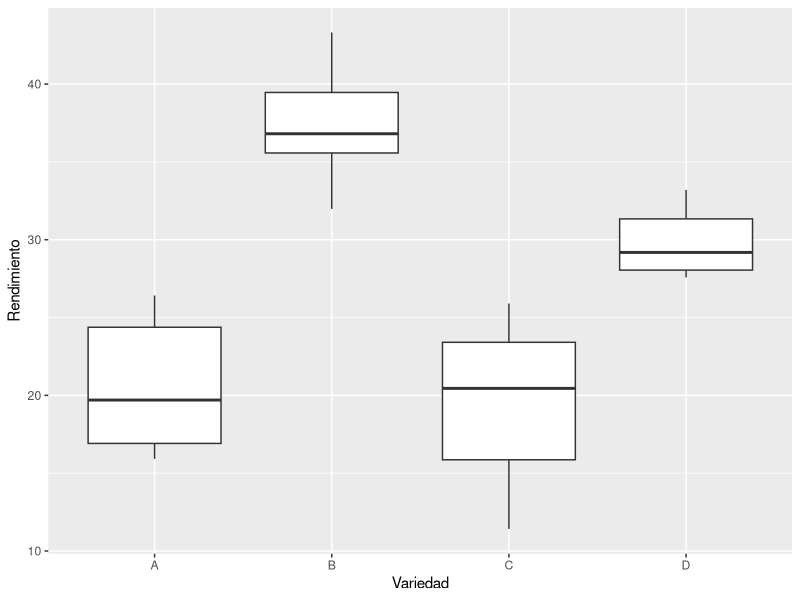
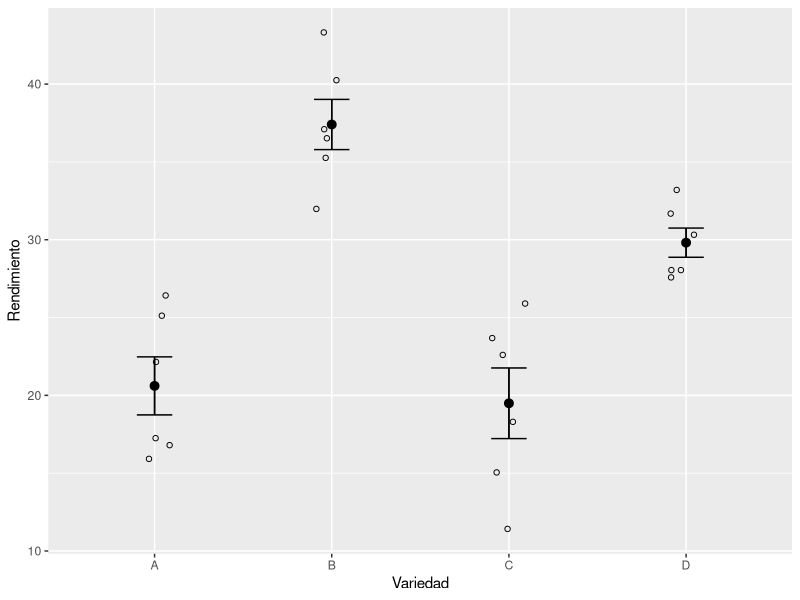

The R source for these figures, in order:
## ---- chunk 1
# Datos extraidos de Mead et al. (1993). Statistical Methods in Agriculture and Experimental Biology
melon <- read.csv2("./datos/datos_melon.csv")

melon
## ---- chunk 2
library(tidyverse)
tabla <- melon %>% 
  group_by(Variedad) %>% 
  summarise(rendimiento_promedio = mean(Rendimiento))

tabla

## ---- chunk 3
#Opcion 1
plot_1 <- ggplot(melon, aes(x=Variedad, y=Rendimiento)) +
  geom_boxplot()

plot_1

#Opcion 2
plot_2 <- ggplot(melon, aes(x = Variedad, y = Rendimiento)) +
  geom_point(cex = 1.5, pch = 1.0,position = position_jitter(w = 0.1, h = 0)) + 
  stat_summary(fun.data = 'mean_se', geom = 'errorbar', width = 0.2) +
  stat_summary(fun.data = 'mean_se', geom = 'pointrange') +
  geom_point(data=tabla, aes(x=Variedad, y=rendimiento_promedio))

plot_2
## ---- chunk 4
res_anova <- aov(melon$Rendimiento ~ melon$Variedad) 
res_anova

## ---- chunk 5
summary(res_anova)
## ---- chunk 6
TukeyHSD(res_anova)

